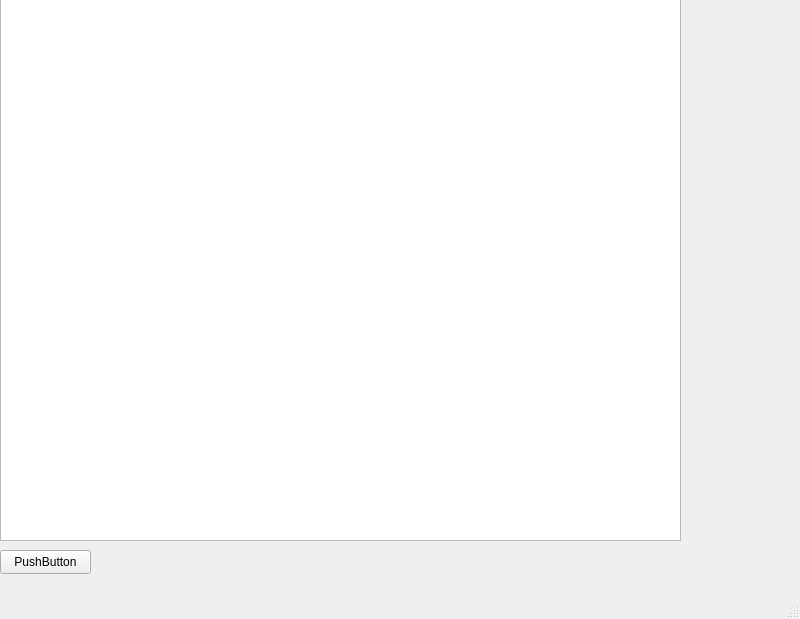
<?xml version="1.0" encoding="UTF-8"?>
<ui version="4.0">
 <class>MainWindow</class>
 <widget class="QMainWindow" name="MainWindow">
  <property name="geometry">
   <rect>
    <x>0</x>
    <y>0</y>
    <width>800</width>
    <height>619</height>
   </rect>
  </property>
  <property name="windowTitle">
   <string>MainWindow</string>
  </property>
  <widget class="QWidget" name="centralwidget">
   <widget class="QTableWidget" name="tableWidget">
    <property name="geometry">
     <rect>
      <x>0</x>
      <y>-10</y>
      <width>681</width>
      <height>551</height>
     </rect>
    </property>
   </widget>
   <widget class="QPushButton" name="pushButton">
    <property name="geometry">
     <rect>
      <x>0</x>
      <y>550</y>
      <width>91</width>
      <height>24</height>
     </rect>
    </property>
    <property name="text">
     <string>PushButton</string>
    </property>
   </widget>
  </widget>
  <widget class="QMenuBar" name="menubar">
   <property name="geometry">
    <rect>
     <x>0</x>
     <y>0</y>
     <width>800</width>
     <height>21</height>
    </rect>
   </property>
  </widget>
  <widget class="QStatusBar" name="statusbar"/>
 </widget>
 <resources/>
 <connections/>
</ui>
